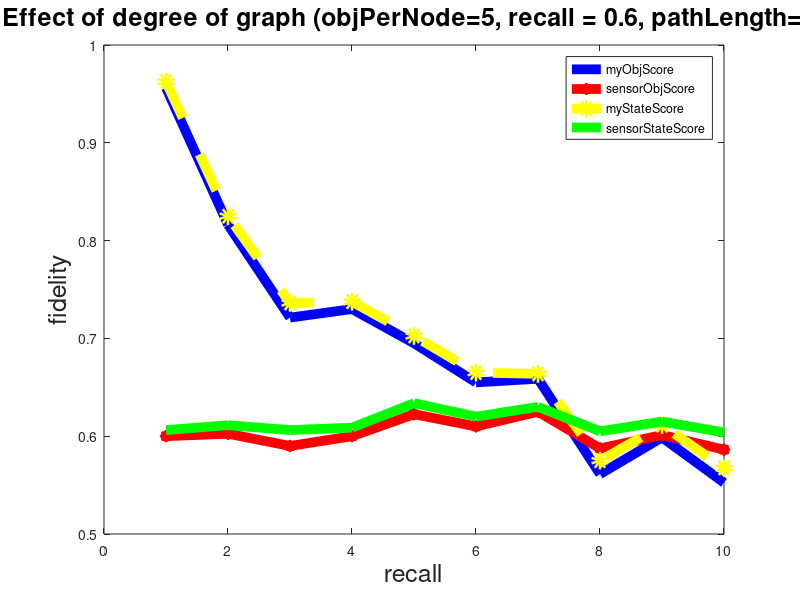

MATLAB code to generate this figure:
% 
% x = 1: 0.1 : 2;
% map = [0.209 0.2098 0.2104 0.2111 0.2121 0.2127 0.2134 0.214 0.2148 0.2152 0.2158];
% plot(x, map);
% xlabel('k1');
% ylabel('MAP');
% title('myBM25 MAP vs. k1');

% x = 0 : 200 : 1000;
% map = [0.216 0.2158 0.2158 0.2158 0.2158 0.2158];
% plot(x, map);
% xlabel('k3');
% ylabel('MAP');
% title('myBM25 MAP vs. k3');

% x = 0.1 : 0.1 : 0.8;
% myObjScore = [0.8874237114561513 0.7710148111716169 0.8188136148113507 0.8153660691348886 0.7777983333242986 0.8333527484521154 .833911606491867 0.9374006721189054 ];
% sensorObjScore = [0.4280903210869078 0.4204277492231784 0.42821688716716155 0.4341548273246564 0.42620940445851474 0.42637851647913144 0.41786966778730933 .42669586797426684];
% myStateScore = [0.8333333333333333 0.6535714285714286 0.7166666666666667 0.715 0.6416666666666666 0.7333333333333333 0.75 0.9];
% plot(x, myObjScore, '-b', 'LineWidth', 12);
% hold on;
% plot(x, sensorObjScore, '*r-', 'LineWidth', 12)
% hold on;
% plot(x, myStateScore, 'yo--', 'LineWidth', 12);
% legend('myObjScore', 'sensorObjScore', 'myStateScore', 0);
% xlabel('density');
% ylabel('fidelity');
% title('Effect of density');


% x = 1 : 1 : 10;
% myObjScore = [1 0.9771725888867018 0.9152789394043515 0.934406780881956 0.8366892049584596 0.8333964011333865 0.8315538636004332 0.8152271090749859 0.8240515249974066 0.8234017763074337 ];
% sensorObjScore = [0.41715148575152394 0.4239812206660624 0.411991013011413 0.44097550655017737 0.43171120580690225 0.42925454197531105 0.43925454197531105 0.42548027916387543 0.42286834243426014 0.41780705677830243 ];
% myStateScore = [1 0.9666666666666666 0.8666666666666666 0.9 0.7333333333333334 0.7333333333333333 0.7333333333333332 0.7 0.7333333333333334 0.725];
% plot(x, myObjScore, '-b', 'LineWidth', 12);
% hold on;
% plot(x, sensorObjScore, '*r-', 'LineWidth', 12)
% hold on;
% plot(x, myStateScore, 'yo--', 'LineWidth', 12);
% legend('myObjScore', 'sensorObjScore', 'myStateScore', 0);
% xlabel('objPerNode');
% ylabel('fidelity');
% title('Effect of object per node (density=0.7, dimension=30, nodeNum=10, stdDev=30)');

% x = 10 : 1 : 19;
% myObjScore = [1 1 1 0.9806476181570577 1 1 0.9770237390411374 0.9820366917610416 1.0 0.9791427438114411 ];
% sensorObjScore = [0.6638286159009998 0.658143359908764 0.6354936692655665 0.6210497114238887 0.6004358468874997 0.5812841879648349 0.5742958481625683 0.5612905040992195 0.5478207941805118 0.5369640825223825];
% myStateScore = [1 1 1 0.975 1 1 0.9666666666666666 0.975 1.0 0.9666666666666668];
% plot(x, myObjScore, '-b', 'LineWidth', 12);
% hold on;
% plot(x, sensorObjScore, '*r-', 'LineWidth', 12)
% hold on;
% plot(x, myStateScore, 'yo--', 'LineWidth', 12);
% legend('myObjScore', 'sensorObjScore', 'myStateScore', 0);
% xlabel('stdDev');
% ylabel('fidelity');
% title('Effect of standard Deviation (density=0.6, dimension=30, nodeNum=10)');
% 
% x = 1 : 1 : 10;
% myObjScore = [1 1.0 1 1 1 1 1 1 1 1];
% sensorObjScore = [0.6833422439219224 0.6754776712595074 0.6675258682623834 0.6592576281314356 0.650144551221691 0.6430008260872162 0.6342200580932328 0.6199228865 0.6004675280212762 0.5985776740864552];
% myStateScore = [1 1.0 1 1 1 1 1 1 1 1];
% plot(x, myObjScore, '-b', 'LineWidth', 6);
% hold on;
% plot(x, sensorObjScore, '*r-', 'LineWidth', 6)
% hold on;
% plot(x, myStateScore, 'yo--', 'LineWidth', 6);
% legend('myObjScore', 'sensorObjScore', 'myStateScore', 0);
% xlabel('mean');
% ylabel('fidelity');
% title('Effect of mean (density=0.6, dimension=30, nodeNum=30, stdDev=10)');

% x = 10 : 2 : 30;
% myObjScore = [0.8243330669182874 0.8407568412027503 0.8891109740140946  0.892008216638352 0.9205598976346707 0.9354847372202745 0.9769556047263415  0.9755839811911761 0.9785566435963527  0.9764048317686737 0.9750283098616332];
% sensorObjScore = [0.5489641510935381 0.5349786549177286 0.5121957198844216 0.5030894945749249 0.49921148601760257 0.5159035755958441 0.5168998466620696 0.5113485632528767 0.518849512375595  0.5161726924850997 0.5214361460048369];
% myStateScore = [.7  0.7333333333333333 0.8333333333333334 0.8333333333333333 0.8666666666666668  0.9 0.9666666666666666 0.9666666666666668 0.9666666666666668 0.9666666666666668 0.9666666666666668];
% plot(x, myObjScore, '-b', 'LineWidth', 6);
% hold on;
% plot(x, sensorObjScore, '*r-', 'LineWidth', 6)
% hold on;
% plot(x, myStateScore, 'yo--', 'LineWidth', 6);
% legend('myObjScore', 'sensorObjScore', 'myStateScore', 0);
% xlabel('dimension');
% ylabel('fidelity');
% title('Effect of dimension (density=0.6, objPerNode=10, nodeNum=30, range=100, mean=0, stdDev=20)');
% 
% x = 2 : 2 : 14;
% myObjScore = [1 0.9786608510371732 0.956965347901981 0.9552521276203674 0.9150825647538984 0.9101918901911118 0.8952892982114318];
% sensorObjScore = [0.5180785387162601 0.5053624270194889 0.5063329209881438 0.5370489145057558 0.5275913426213635  0.5372546046726956  0.5007008449762572];
% myStateScore = [1 0.9666666666666666 0.9333333333333332  0.9333333333333332  0.8666666666666666 0.8666666666666668  0.8333333333333333];
% plot(x, myObjScore, '-b', 'LineWidth', 6);
% hold on;
% plot(x, sensorObjScore, '*r-', 'LineWidth', 6)
% hold on;
% plot(x, myStateScore, 'yo--', 'LineWidth', 6);
% legend('myObjScore', 'sensorObjScore', 'myStateScore', 0);
% xlabel('objPerNode');
% ylabel('fidelity');
% title('Effect of objPerNode (density=0.6, dimension=20, nodeNum=30, range=100, mean=0, stdDev=20)');


% figure(1)
% subplot(1,2,1);
% x = 0.1 : 0.1 : 0.8;
% myObjScore = [0.9700000000000002 0.9479999999999997 0.845 0.8725 0.8366666666666666 0.8600000000000001 0.8633333333333334 0.9166666666666667 ];
% sensorObjScore1 = [0.9085714285714288 0.8939999999999995 0.885 0.9075 0.8833333333333335 0.8900000000000002 0.8833333333333337 0.9233333333333336 ];
% myStateScore1 = [0.9728571428571429 0.9479999999999997 0.845 0.88 0.84 0.8600000000000001 0.8666666666666668 0.9166666666666667 ];
% plot(x, myObjScore, '-b', 'LineWidth', 7);
% hold on;
% plot(x, sensorObjScore1, '*r-', 'LineWidth', 7)
% hold on;
% plot(x, myStateScore1, 'yo--', 'LineWidth', 7);
% legend('myObjScore', 'sensorObjScore', 'myStateScore', 0);
% xlabel('density');
% ylabel('fidelity');
% title('Effect of density(numPerNode=10, nodeNum=20, recall=0.9)');
% 
% subplot(1,2,2);
% x1 = 0.1 : 0.1 : 0.8;
% myObjScore1 = [0.964 0.9279999999999997 0.9419999999999997 0.8759999999999996 0.9039999999999994 0.9079999999999997 0.9099999999999996 0.8999999999999995 ];
% sensorObjScore1 = [0.8939999999999995 0.8919999999999995 0.9019999999999996 0.8879999999999995 0.9139999999999995 0.9039999999999994 0.9099999999999996 0.9059999999999994 ];
% myStateScore1 = [0.966  0.9379999999999998 0.9419999999999997 0.8839999999999997 0.9059999999999994  0.9139999999999996 0.9119999999999995 0.9059999999999995 ];
% plot(x1, myObjScore1, '-b', 'LineWidth', 7);
% hold on;
% plot(x1, sensorObjScore1, '*r-', 'LineWidth', 7)
% hold on;
% plot(x1, myStateScore1, 'yo--', 'LineWidth', 7);
% legend('myObjScore', 'sensorObjScore', 'myStateScore', 0);
% xlabel('density');
% ylabel('fidelity');
% title('Effect of density(numPerNode=10, nodeNum=20, recall=0.9, pathLength=5)');


% x = 1 : 1 : 8;
% myObjScore = [0.8127619047619044 0.6691794871794866 0.5817619047619046 0.4808928571428572 0.41633333333333344 0.47799999999999976 0.4755 0.39];
% sensorObjScore = [0.474361111111111 0.5187097902097901 0.504218253968254 0.48136904761904764 0.4990000000000001 0.524333333333333 0.5179999999999998 0.515];
% myStateScore = [0.9242539682539682 0.747910256410256 0.6531666666666667 0.5358333333333334 0.45433333333333326 0.511 0.49699999999999994 0.4075];
% plot(x, myObjScore, '-b', 'LineWidth', 7);
% hold on;
% plot(x, sensorObjScore, '*r-', 'LineWidth', 7)
% hold on;
% plot(x, myStateScore, 'yo--', 'LineWidth', 7);
% legend('myObjScore', 'sensorObjScore', 'myStateScore', 0);
% xlabel('average in/out degree', 'FontSize', 18);
% ylabel('fidelity', 'FontSize', 18);
% title('Effect of degree (objectNumPerNode=3, dimension=10, nodeNum=30, range=100, stdDev=30)', 'FontSize', 18);


% x = 1 : 1 : 9;
% myObjScore = [0.8165198412698412 0.6810155122655119 0.6540176767676766 0.5848991841491842   0.5408703796203796 0.37857647907647896 0.3723491785991787 0.36861871461871465 0.36744211344211336 ];
% sensorObjScore = [0.7204426406926404 0.576046176046176 0.5152095959595959 0.4778739316239315  0.4328843101343104 0.3776341991341991 0.3795321345321344 0.36098742923742927 0.3719681429681429 ];
% myStateScore = [0.8165198412698412 0.7256998556998556 0.7349015151515149 0.6613517871017873  0.64647205572205594 0.4444556277056275 0.48881951381951366 0.4706531801531802 0.4934731934731934 ];
% plot(x, myObjScore, '-b', 'LineWidth', 7);
% hold on;
% plot(x, sensorObjScore, '*r-', 'LineWidth', 7)
% hold on;
% plot(x, myStateScore, 'yo--', 'LineWidth', 7);
% legend('myObjScore', 'sensorObjScore', 'myStateScore', 0);
% xlabel('objPerNode', 'FontSize', 18);
% ylabel('fidelity', 'FontSize', 18);
% title('Effect of object per node (avgDegree=2, dimension=10, nodeNum=30)', 'FontSize', 18);

% 
% x = 0.1 : 0.1 : 0.9;
% myObjScore = [0.36666666666666664 0.5166666666666667 0.6666666666666666 0.7750000000000001 0.8083333333333332 0.875 0.9583333333333334 0.9583333333333334 0.9666666666666666 ];
% sensorObjScore = [0.09166666666666667 0.2166666666666667 0.2666666666666667 0.4083333333333334 0.5083333333333332 0.575  0.6916666666666667 0.8083333333333332 0.9166666666666666 ];
% myStateScore = [0.36666666666666664 0.5166666666666667 0.6749999999999999 0.7750000000000001 0.8083333333333332 0.875 0.9583333333333334 0.9583333333333334 0.9666666666666666 ];
% sensorStateScore = [0.09166666666666667 0.2166666666666667  0.2750000000000001 0.4083333333333334 0.5083333333333332 0.575  0.6916666666666667 0.8083333333333332 0.9166666666666666 ];
% plot(x, myObjScore, '-b', 'LineWidth', 7);
% hold on;
% plot(x, sensorObjScore, '*r-', 'LineWidth', 7)
% hold on;
% plot(x, myStateScore, 'yo--', 'LineWidth', 7);
% hold on;
% plot(x, sensorStateScore, 'g-', 'LineWidth', 7);
% legend('myObjScore', 'sensorObjScore', 'myStateScore', 'sensorStateScore');
% xlabel('recall', 'FontSize', 18);
% ylabel('fidelity', 'FontSize', 18);
% title('Effect of recall (avgDegree=2, objPerNode=2, height=6, pathLength=6)', 'FontSize', 18);



x = 1 : 1 : 10;
myObjScore = [0.95625 0.81625  0.72125 0.73  0.695 0.655 0.65875 0.56125 0.59875 0.5525 ];
sensorObjScore = [ 0.6 0.6025 0.59 0.6 0.6225  0.61 0.625 0.5875 0.60125 0.58625 ];
myStateScore = [ 0.9625 0.825 0.73625  0.7375 0.7025 0.665 0.66375 0.575  0.61125 0.5675 ];
sensorStateScore = [ 0.60625 0.61125 0.60625 0.60875  0.63375 0.62 0.63 0.605 0.615 0.60375 ];
plot(x, myObjScore, '-b', 'LineWidth', 7);
hold on;
plot(x, sensorObjScore, '*r-', 'LineWidth', 7)
hold on;
plot(x, myStateScore, 'yo--', 'LineWidth', 7);
hold on;
plot(x, sensorStateScore, 'g-', 'LineWidth', 7);
legend('myObjScore', 'sensorObjScore', 'myStateScore', 'sensorStateScore');
xlabel('recall', 'FontSize', 18);
ylabel('fidelity', 'FontSize', 18);
title('Effect of degree of graph (objPerNode=5, recall = 0.6, pathLength=8)', 'FontSize', 18);

